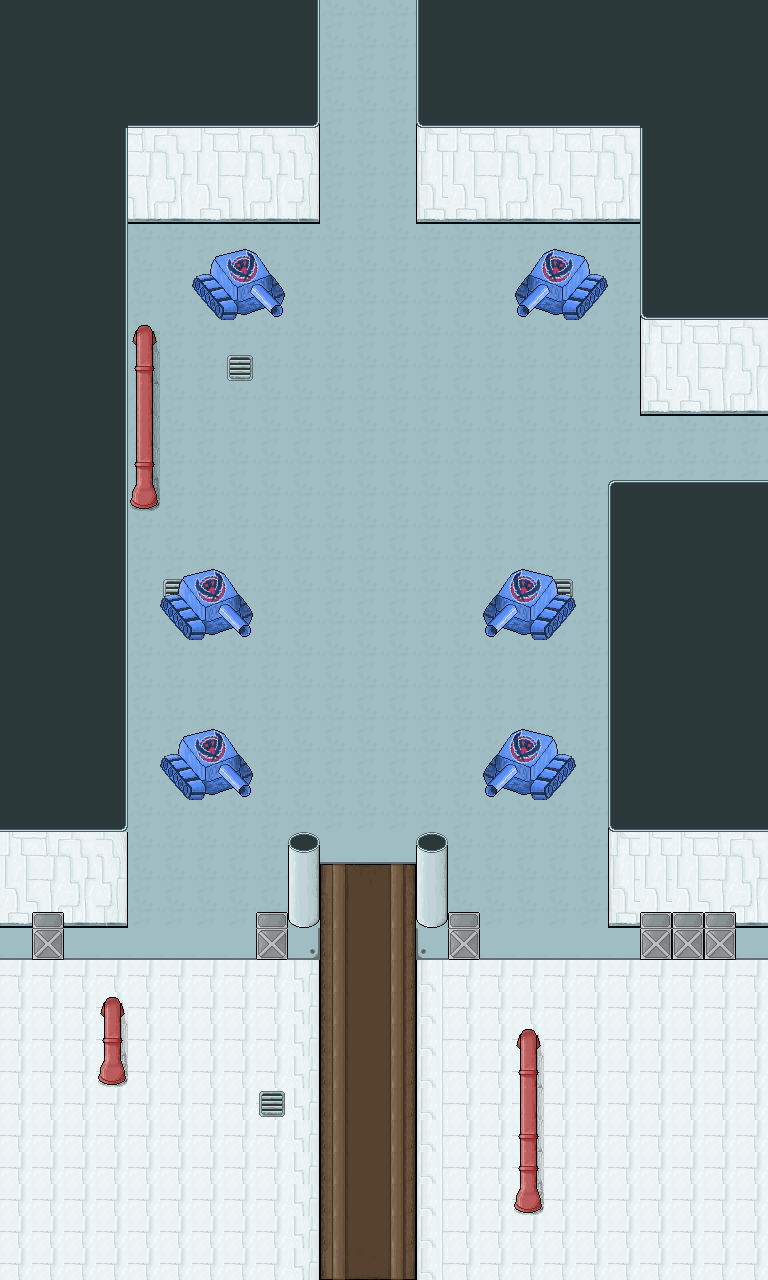

A level layout from a 2D game, rendered from its tile map. Below: a short description, then the map file with tile-grid data replaced by summaries:
An orthogonal 24x40 tile map with 32x32 px tiles, 2 tile layers (Background, Foreground) and 7 objects (3x RespawnPoint, Lift, Cylinders, TriggerWarp, Raccoon).

<map version="1.0" orientation="orthogonal" width="24" height="40" tilewidth="32" tileheight="32">
 <tileset firstgid="1" source="../Metal.tsx" />
 <layer name="Background" width="24" height="40">
  <data>[960 cells, 960 non-empty, 34 distinct tile ids]</data>
 </layer>
 <layer name="Foreground" width="24" height="40">
  <data>[960 cells, 333 non-empty, 35 distinct tile ids]</data>
 </layer>
 <objectgroup name="Objects" width="24" height="40">
  <object type="Lift" x="322" y="1217" width="93" height="56">
   <properties>
    <property name="range" value="11" />
   </properties>
  </object>
  <object type="Cylinders" x="726" y="426" />
  <object type="TriggerWarp" x="306" y="41" width="117" height="79">
   <properties>
    <property name="respawn" value="down" />
    <property name="url" value="Maps/W3B.json" />
   </properties>
  </object>
  <object type="Raccoon" x="468" y="251">
   <properties>
    <property name="mode" value="2" />
    <property name="url" value="World3/supershot" />
   </properties>
  </object>
 </objectgroup>
 <objectgroup name="RespawnPoints" width="24" height="40">
  <object type="RespawnPoint" x="353" y="1239">
   <properties>
    <property name="location" value="down" />
   </properties>
  </object>
  <object type="RespawnPoint" x="371" y="786">
   <properties>
    <property name="location" value="init" />
   </properties>
  </object>
  <object type="RespawnPoint" x="629" y="442">
   <properties>
    <property name="location" value="right" />
   </properties>
  </object>
 </objectgroup>
</map>
